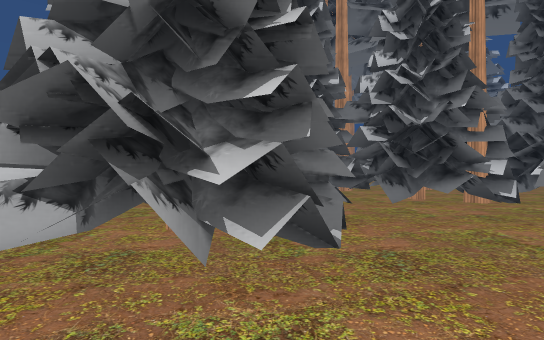
view 1 (above)

24 first-person views from a walk through a scene from a Unity 3-D project. The camera is 1.5 m above the floor, looks level and sees 80° across. The floor is counted in squares, 1.89 m on a side. Each view is taken from the middle of a square. On the plan, view 1 faces up. The plan holds only what a view shows up to about 11 squares ahead; the rest is blank. The place goes on beyond the plan. The player is left out. Some surface patterns are stand-ins.

view 2
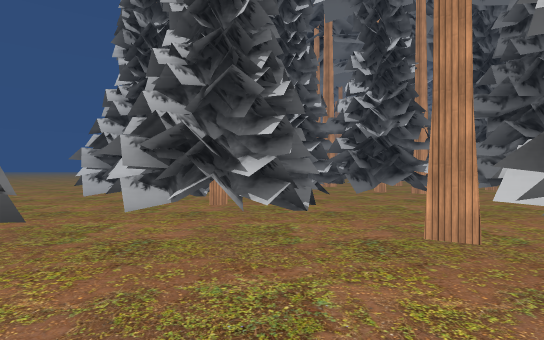

view 3
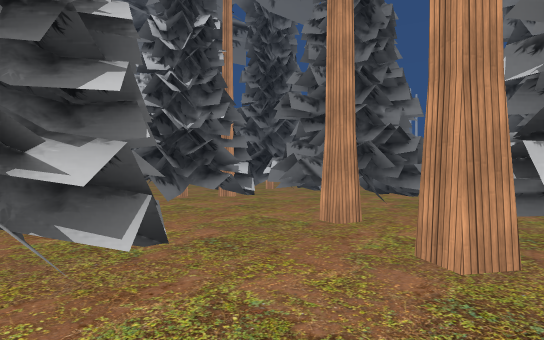

view 4
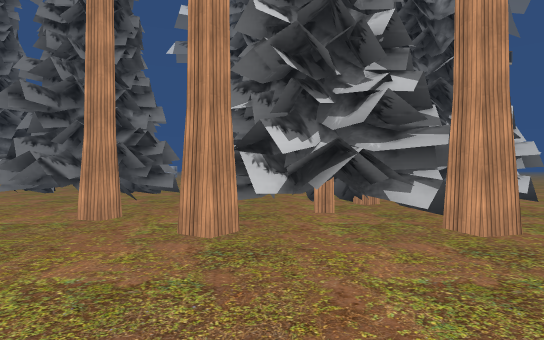

view 5
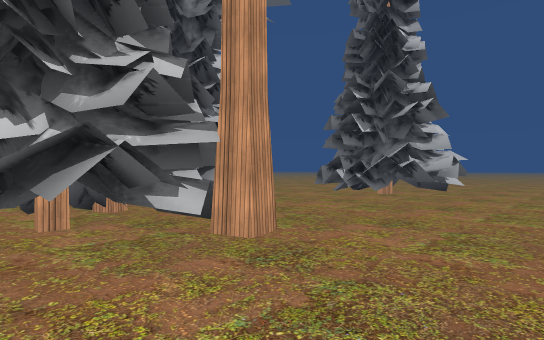

view 6
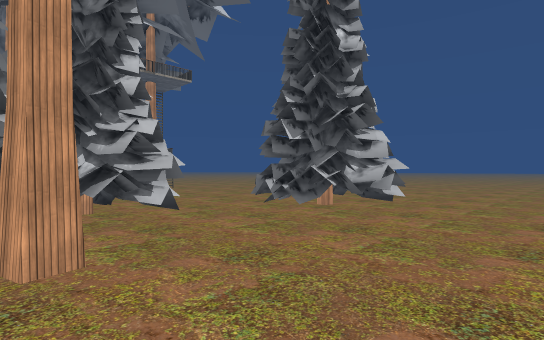

view 7
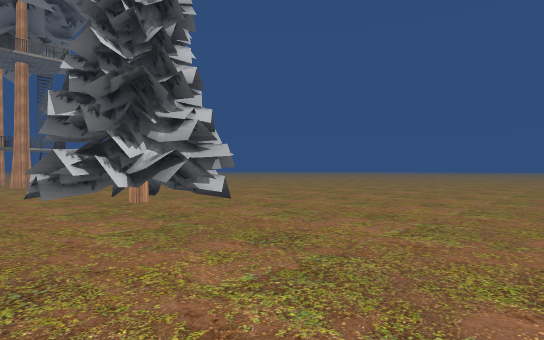

view 8
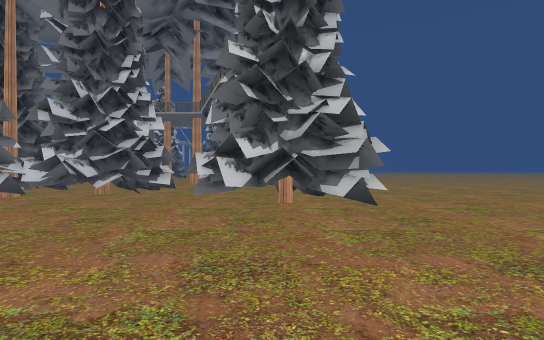

view 9
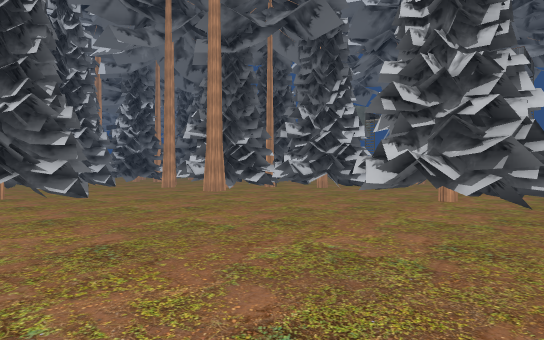

view 10
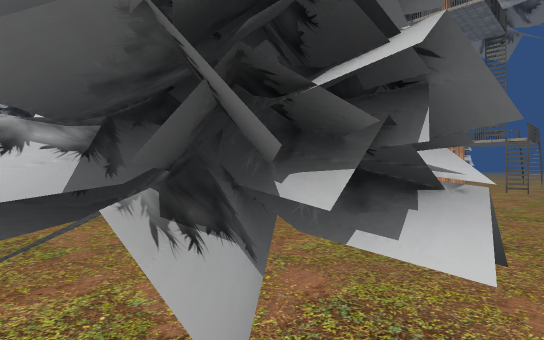

view 11
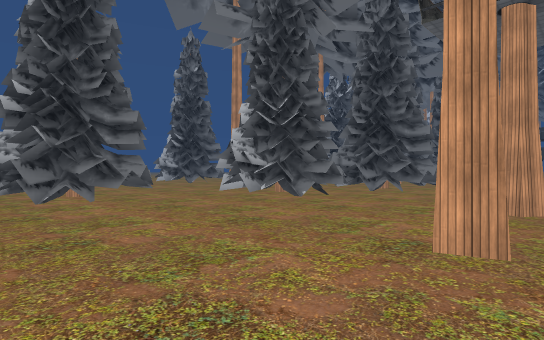

view 12
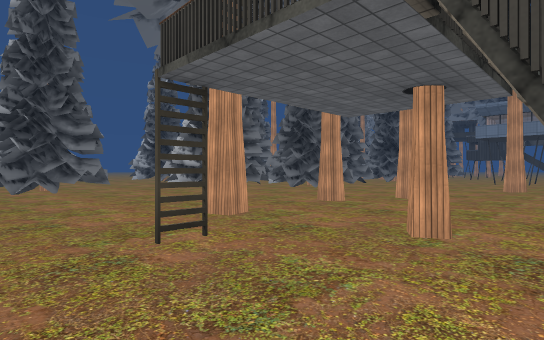

view 13
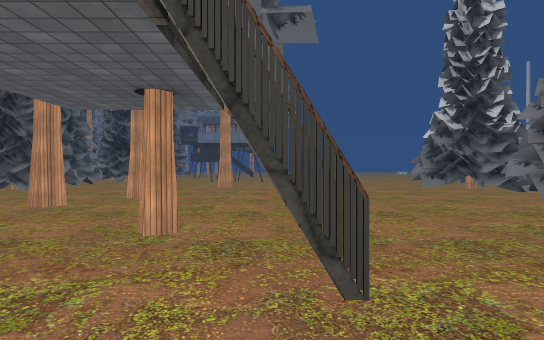

view 14
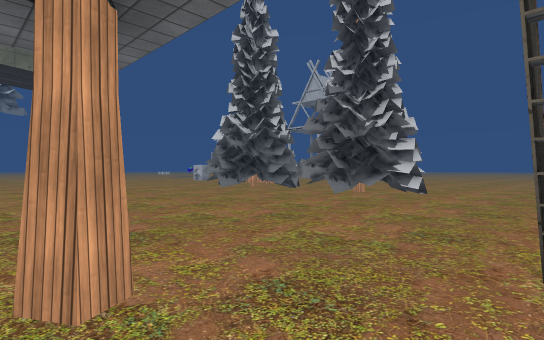

view 15
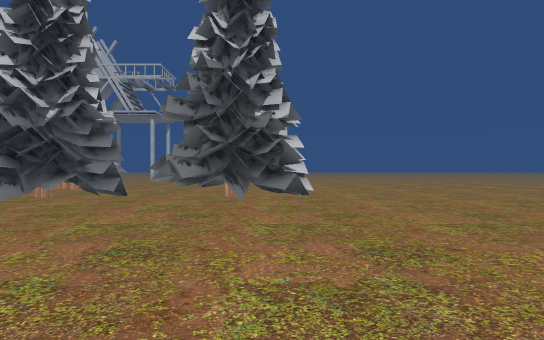

view 16
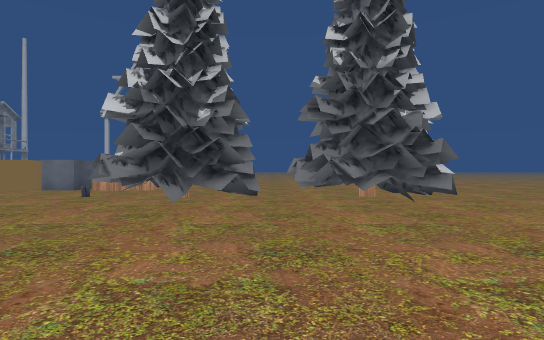

view 17
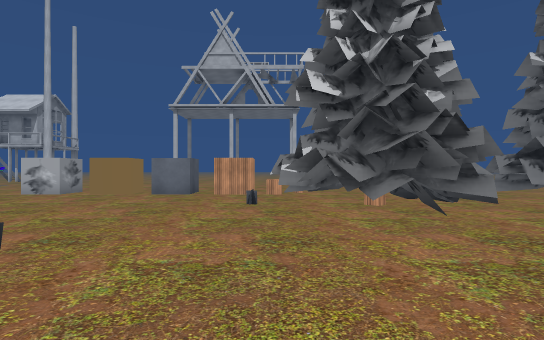

view 18
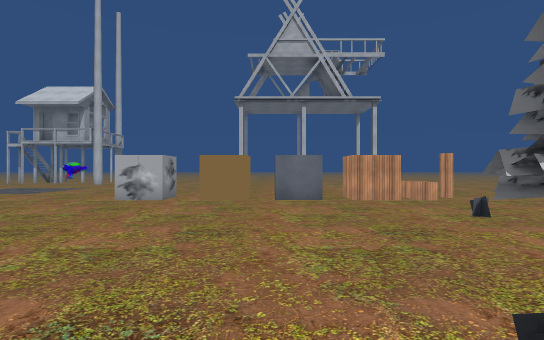

view 19
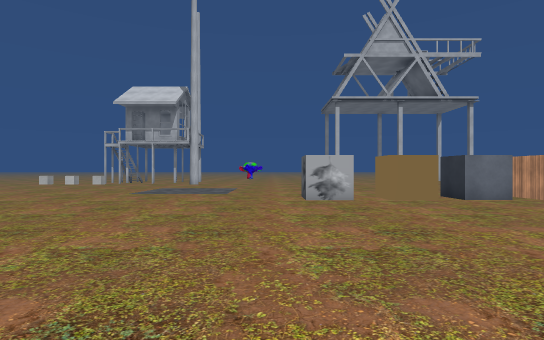

view 20
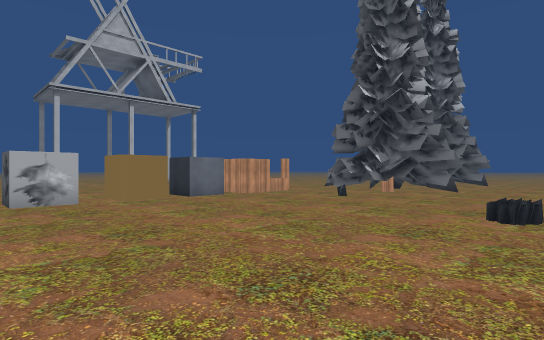

view 21
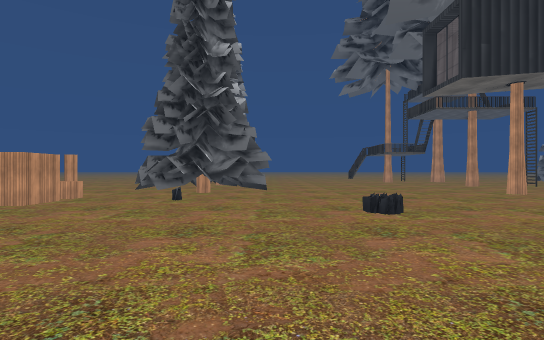

view 22
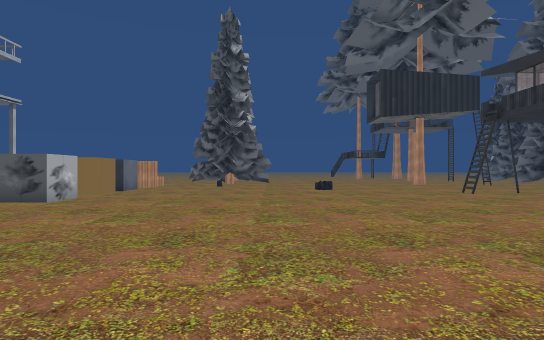

view 23
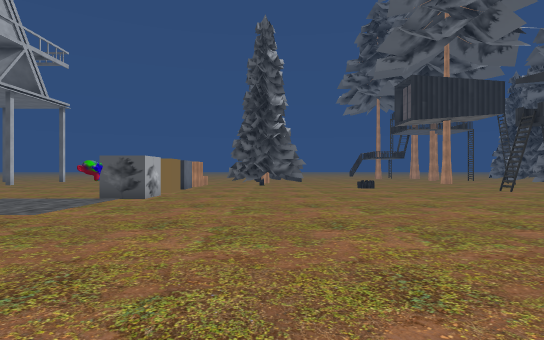

view 24
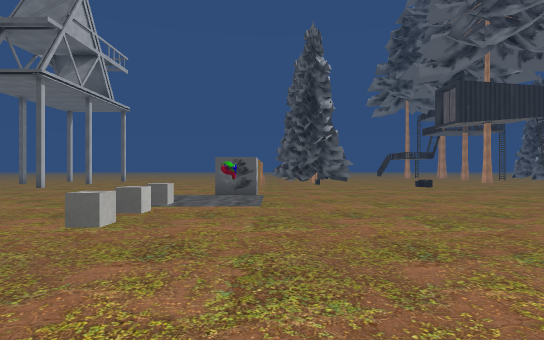

### Floor plan
Key: @ floor where view 1 was taken; # wall or solid block; . main floor; : floor 0.25 m higher than the main floor; + floor 0.5 m higher than the main floor; / step, stairs or slope; ^ raised ledge; T tree; C cube; B block; O other object.
Columns run from 5 left of view 1 to 31 right of it. Each row starts with its distance up from view 1.
 21                                    .
 20                                 .
 19                               .  ....
 18                               ......O
 17                             ........O
 16                            ..........
 15                           ........./:
 14                           ........./:
 13                          ........../O
 12                         .............
 11          T   T         .............O
 10        TTT  TT        ..............O
  9       TT TTTTTT       ..............O
  8 TTT   TTTTTTTTT       ..............O
  7 TTTT  ..TTTTTT.           ..........C
  6 TT    ....TTTTT          ...O.......C
  5 .. TTTT....TTT          ............C
  4 ..TTTT....TTTTT        .............C
  3 ...TTT..T..TT.        ..........TO..B
  2  ........... TT       .........TTTT.#
  1  ......TTT  TTT       T........TTTT..
  0  TT..@.TTTT           .. .....TTTTT..
 -1  TTT...TTTTT         ... ......TT+/.
 -2  TT/....TTTT.     .. ..............
 -3  TT/...#TTTTT  ..... ...........##.
 -4  .........TTTTT... .T..........####.
 -5  .........TTTT.................####^
 -6  ..........TTT.....T...........####
 -7  ...............................^#.
 -8 ...................................
 -9 .......TTTT........#...T...........
-10 .......TTTTT.......................
-11 .......TTTTT.........#..#... ......
-12  .......TTT.............      .....
-13 . ...........  ........ .      ....

Positions as (right, up) in squares from view 1, and headings:
1: (0, 0), facing up
2: (0, -3), facing up
3: (-1, 0), facing up-right
4: (-2, 0), facing right
5: (-1, 0), facing down-right
6: (-2, -2), facing down-right
7: (-4, -7), facing down-right
8: (-4, -10), facing right
9: (-5, -13), facing up-right
10: (2, -13), facing up-right
11: (15, -13), facing up-left
12: (19, -13), facing up-left
13: (19, -13), facing up
14: (17, -11), facing up-right
15: (18, -6), facing right
16: (18, -2), facing right
17: (20, 3), facing right
18: (22, 7), facing right
19: (22, 12), facing right
20: (22, 12), facing down-right
21: (25, 12), facing down
22: (25, 19), facing down
23: (27, 20), facing down
24: (30, 21), facing down
